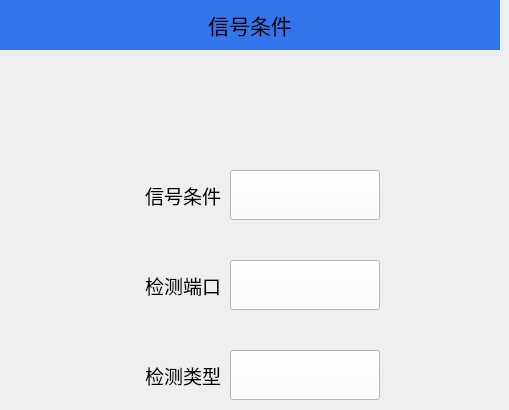
   <widget class="QWidget" name="page_9">
    <widget class="QLabel" name="label_9">
     <property name="geometry">
      <rect>
       <x>0</x>
       <y>0</y>
       <width>500</width>
       <height>50</height>
      </rect>
     </property>
     <property name="minimumSize">
      <size>
       <width>500</width>
       <height>50</height>
      </size>
     </property>
     <property name="maximumSize">
      <size>
       <width>500</width>
       <height>50</height>
      </size>
     </property>
     <property name="font">
      <font>
       <pointsize>16</pointsize>
      </font>
     </property>
     <property name="styleSheet">
      <string notr="true">QLabel{background-color:#3475EB;}</string>
     </property>
     <property name="text">
      <string>信号条件</string>
     </property>
     <property name="alignment">
      <set>Qt::AlignCenter</set>
     </property>
    </widget>
    <widget class="QLabel" name="label_278">
     <property name="geometry">
      <rect>
       <x>100</x>
       <y>260</y>
       <width>121</width>
       <height>51</height>
      </rect>
     </property>
     <property name="font">
      <font>
       <pointsize>14</pointsize>
      </font>
     </property>
     <property name="text">
      <string>检测端口</string>
     </property>
     <property name="alignment">
      <set>Qt::AlignRight|Qt::AlignTrailing|Qt::AlignVCenter</set>
     </property>
    </widget>
    <widget class="QLabel" name="label_279">
     <property name="geometry">
      <rect>
       <x>100</x>
       <y>350</y>
       <width>121</width>
       <height>51</height>
      </rect>
     </property>
     <property name="font">
      <font>
       <pointsize>14</pointsize>
      </font>
     </property>
     <property name="text">
      <string>检测类型</string>
     </property>
     <property name="alignment">
      <set>Qt::AlignRight|Qt::AlignTrailing|Qt::AlignVCenter</set>
     </property>
    </widget>
    <widget class="QLabel" name="label_280">
     <property name="geometry">
      <rect>
       <x>100</x>
       <y>170</y>
       <width>121</width>
       <height>51</height>
      </rect>
     </property>
     <property name="font">
      <font>
       <pointsize>14</pointsize>
      </font>
     </property>
     <property name="text">
      <string>信号条件</string>
     </property>
     <property name="alignment">
      <set>Qt::AlignRight|Qt::AlignTrailing|Qt::AlignVCenter</set>
     </property>
    </widget>
    <widget class="QPushButton" name="Btn_signalCond">
     <property name="geometry">
      <rect>
       <x>230</x>
       <y>170</y>
       <width>150</width>
       <height>50</height>
      </rect>
     </property>
     <property name="minimumSize">
      <size>
       <width>150</width>
       <height>50</height>
      </size>
     </property>
     <property name="maximumSize">
      <size>
       <width>150</width>
       <height>50</height>
      </size>
     </property>
     <property name="font">
      <font>
       <pointsize>14</pointsize>
      </font>
     </property>
     <property name="styleSheet">
      <string notr="true">background-color:white;</string>
     </property>
     <property name="text">
      <string/>
     </property>
    </widget>
    <widget class="QPushButton" name="Btn_detectPort">
     <property name="geometry">
      <rect>
       <x>230</x>
       <y>260</y>
       <width>150</width>
       <height>50</height>
      </rect>
     </property>
     <property name="minimumSize">
      <size>
       <width>150</width>
       <height>50</height>
      </size>
     </property>
     <property name="maximumSize">
      <size>
       <width>150</width>
       <height>50</height>
      </size>
     </property>
     <property name="font">
      <font>
       <pointsize>14</pointsize>
      </font>
     </property>
     <property name="styleSheet">
      <string notr="true">background-color:white;</string>
     </property>
     <property name="text">
      <string/>
     </property>
    </widget>
    <widget class="QPushButton" name="Btn_detectType">
     <property name="geometry">
      <rect>
       <x>230</x>
       <y>350</y>
       <width>150</width>
       <height>50</height>
      </rect>
     </property>
     <property name="minimumSize">
      <size>
       <width>150</width>
       <height>50</height>
      </size>
     </property>
     <property name="maximumSize">
      <size>
       <width>150</width>
       <height>50</height>
      </size>
     </property>
     <property name="font">
      <font>
       <pointsize>14</pointsize>
      </font>
     </property>
     <property name="styleSheet">
      <string notr="true">background-color:white;</string>
     </property>
     <property name="text">
      <string/>
     </property>
    </widget>
   </widget>
